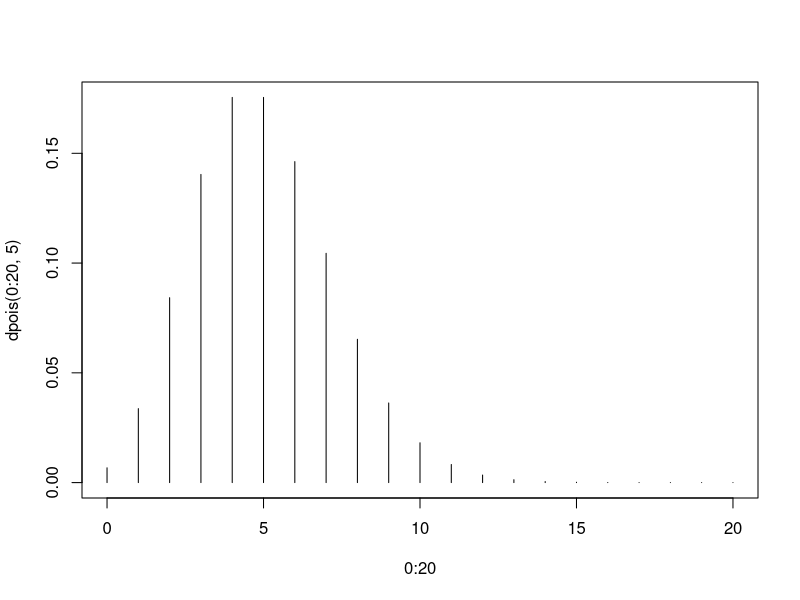
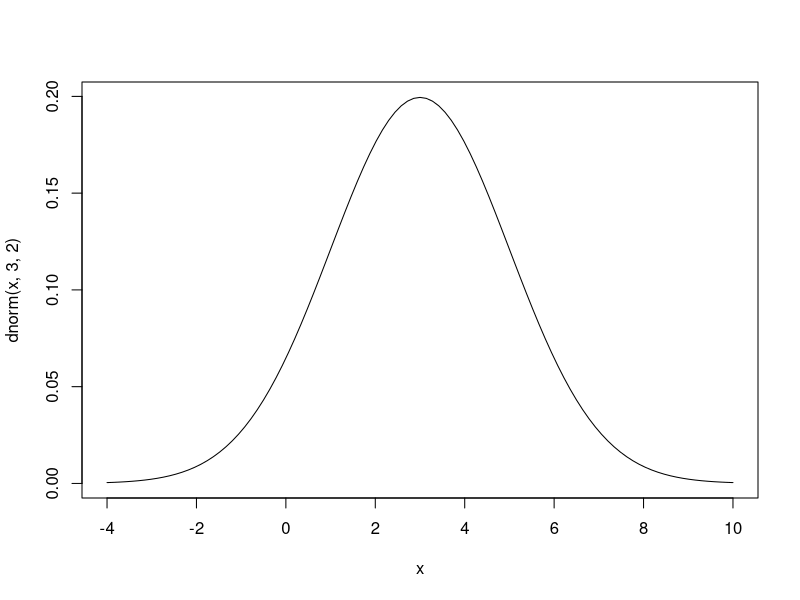
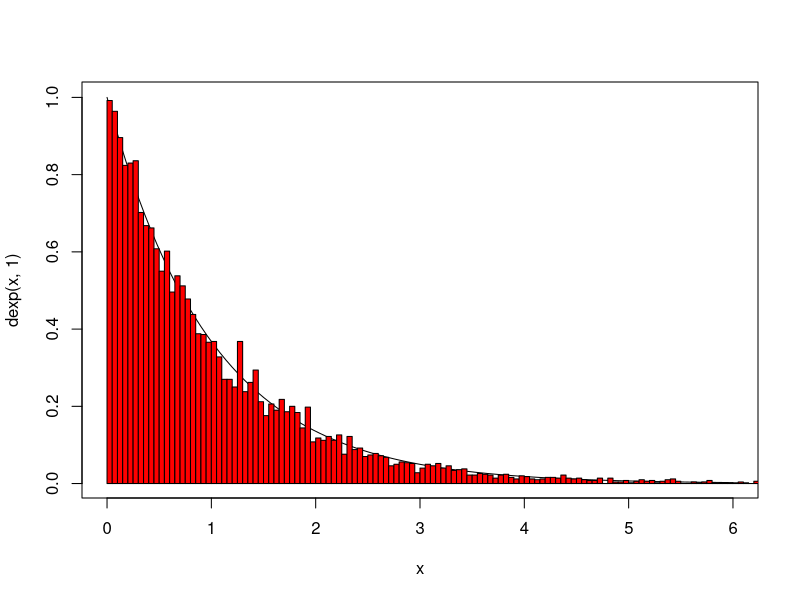
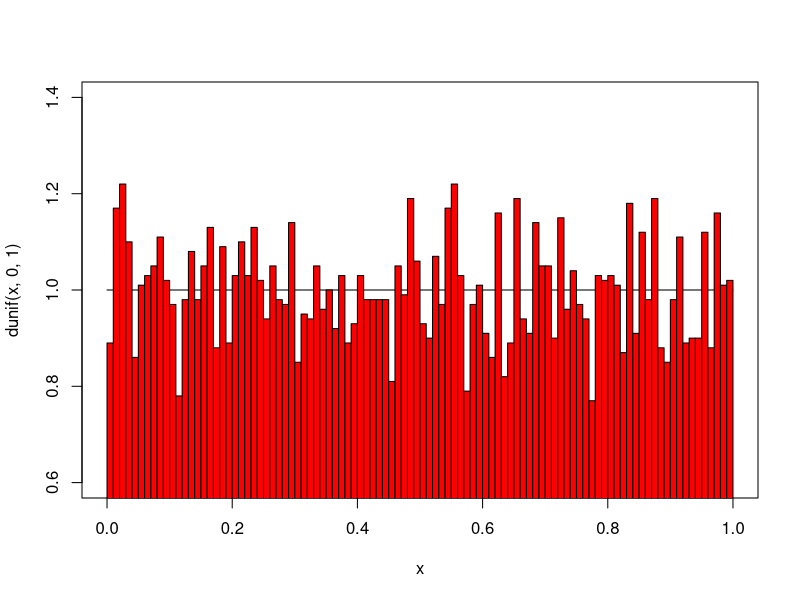

Generate these figures, in order, with R:
#1-Moments
#Sections A.7 and 2.7 of the textbook
#Moments - a concept from probability
#For random variable X, the nth moment is the expectation of X^n
#The nth central moment is the expectation of (X-mu)^n
#For a finite population, all equally likely, these are easy to calculate in R
Dice = read.csv("Dice3.csv")
X <- Dice$Red3 + Dice$Green3 + Dice$White3
mu <- mean(X); mu   #first moment
M2 <- mean(X^2); M2     #second moment
MC2 <- mean((X-mu)^2); MC2  #the variance
M3 <- mean(X^3); M3     #third moment
MC3 <- mean((X-mu)^3); MC3  #zero ,by symmetry
M4 <- mean(X^4); M4     #fourth moment
MC4 <- mean((X-mu)^4); MC4
#It is conventional to make the higher moments invariant to scale change
sigma<- sqrt(MC2); sigma  #the standard deviation
skewness <- MC3/sigma^3; skewness  #zero in this case
kurtosis <- MC4/sigma^4-3; kurtosis #zero for a normal dstribution

#We can also do the calculation starting with a discrete density function
#Try a Poisson distribution with lambda = 5
plot(0:20, dpois(0:20,5), "h")
mu<-sum(0:30*dpois(0:30,5)); mu  #remaining terms in infinite sum ignored
MC2<-sum((0:30-mu)^2*dpois(0:30,5));MC2   #easily proved in general
sigma = sqrt(MC2)
MC3<-sum((0:30-mu)^3*dpois(0:30,5));MC3
MC4<-sum((0:30-mu)^4*dpois(0:30,5));MC4
MC3/sigma^3    #positive value from long tail to the right
kurtosis <- MC4/sigma^4-3; kurtosis #zero for a normal dstribution

#With a continuous distribution we need to do integrals
#Start with the normal distribution: expectation 3, variance 4
curve(dnorm(x,3,2), from = -4, to = 10) 
integ<-integrate(function(x) x*dnorm(x,3,2), -Inf, Inf); integ
mu<-integ$value; mu     #this can be used as a number
MC2<-integrate(function(x) (x-mu)^2*dnorm(x,3,2), -Inf, Inf); MC2
sigma<- sqrt(MC2$value); sigma
MC3<-integrate(function(x) (x-mu)^3*dnorm(x,3,2), -Inf, Inf); MC3 #no skewness
MC4<-integrate(function(x) (x-mu)^4*dnorm(x,3,2), -Inf, Inf); MC4
kurtosis <- MC4$value/sigma^4-3; kurtosis #zero for a normal dstribution

#Example 2.13 - exponential with lambda = 1
#In the textbook the integrals are evaluated by knowing antiderivatives.
#In R we can do them numerically.
curve(dexp(x,1), from = 0, to = 6) 
integ<-integrate(function(x) x*dexp(x,1), 0, Inf); integ
mu<-integ$value; mu     #this can be used as a number
MC2<-integrate(function(x) (x-mu)^2*dexp(x,1), 0, Inf); MC2
sigma<- sqrt(MC2$value); sigma
MC3<-integrate(function(x) (x-mu)^3*dexp(x,1), 0, Inf); MC3 #skewed to the right
MC3$value/sigma^3     #the skewness
MC4<-integrate(function(x) (x-mu)^4*dexp(x,1), 0, Inf); MC4
kurtosis <- MC4$value/sigma^4-3; kurtosis #zero for a normal dstribution

#An alternative approach is to draw a lot of samples from the distribution and compute sample moments
x = rexp(10^4, 1);head(x)
hist(x, breaks = 200, col= "red", add = TRUE, freq = FALSE)
x.bar <- mean(x); x.bar    #should be close to mu = 1
MC2.bar <- mean((x-x.bar)^2)
S<- sqrt(MC2.bar); S    #should be close to 1
MC3.bar <- mean((x-x.bar)^3)
MC3.bar/S^3       #not a great estimate of the skewness - 2 is correct
MC4.bar <- mean((x-x.bar)^4)
kurtosis <- MC4.bar/sigma^4-3; kurtosis   #Correct value is 6
#Repeat with 100,00 samples and you will get a better result

#The problem was with the long tail - try example 2.14
curve(dunif(x, 0, 1), from = 0, to = 1)
x = runif(10^4, 0, 1);head(x)
hist(x, breaks = 100, col= "red", add = TRUE, freq = FALSE)
x.bar <- mean(x)  ; x.bar    #should be close to mu = 0.5
MC2.bar <- mean((x-x.bar)^2)
S<- sqrt(MC2.bar); 12*S^2    #should be close to 1
MC3.bar <- mean((x-x.bar)^3)
MC3.bar/S^3       #should be close to zero
MC4.bar <- mean((x-x.bar)^4)
kurtosis <- MC4.bar/S^4-3; kurtosis   #Correct value is -1.2



